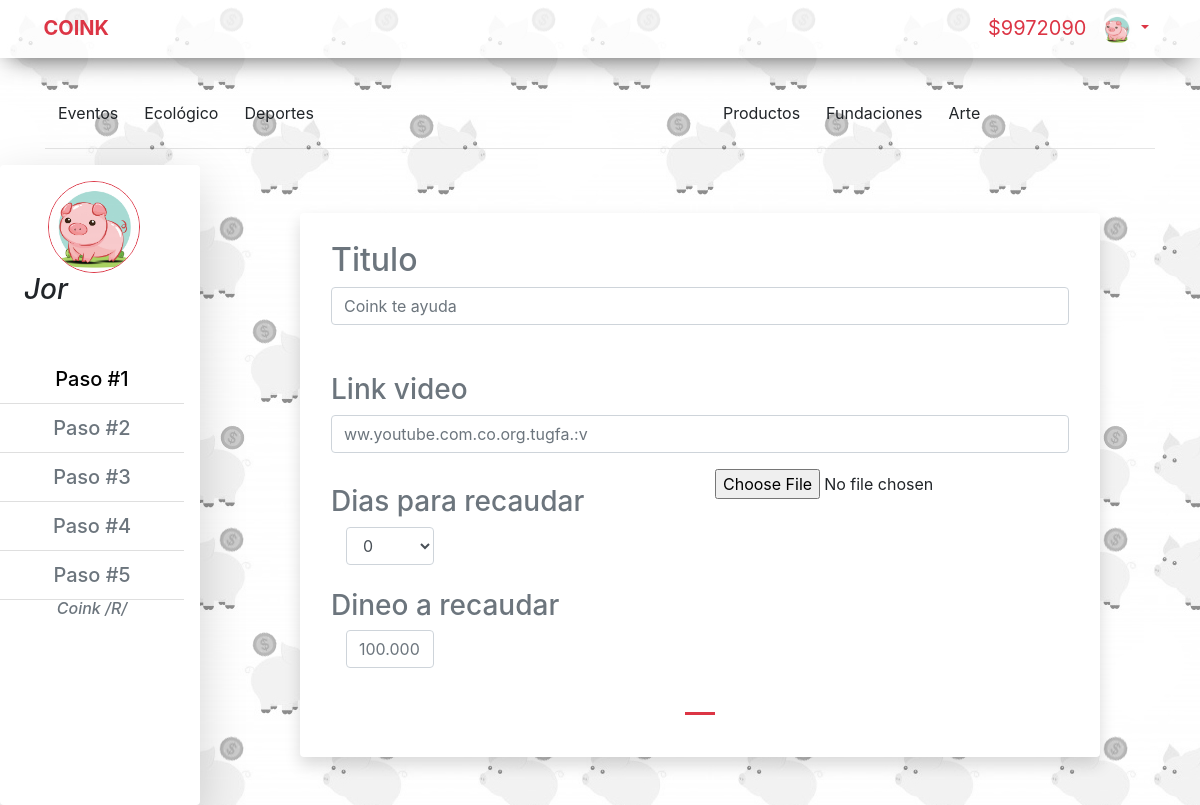
The page /sub-pro.php (signed in) on the database its author committed.
### tables this page shows
CREATE TABLE `usuarios` (
  `id` int(11) NOT NULL,
  `nombres` varchar(50) NOT NULL,
  `aprellidos` varchar(50) NOT NULL,
  `correo` varchar(50) NOT NULL,
  `contra` varchar(50) NOT NULL,
  `cargo` varchar(50) NOT NULL,
  `estado` varchar(50) NOT NULL,
  `descripcion` varchar(120) NOT NULL,
  `identificacion` int(11) NOT NULL,
  `municipio` text NOT NULL,
  `fecha` datetime NOT NULL DEFAULT current_timestamp(),
  `dirrecion` varchar(50) NOT NULL,
  `saldo` double NOT NULL,
  `foto` varchar(200) NOT NULL
);

### php/funciones.php (called while the page is built, shortened)
   <?php
function getImagen($conexion,$id){
  $query = mysqli_query($conexion,"SELECT * FROM usuarios WHERE id='$id'");
  $row = mysqli_fetch_array($query);
  $imagen = $row['foto'];
  return $imagen;
}
    ?>

### sub-pro.php (the view, shortened to what this page needs)
<?php
$link ="sub-pro.php";
include('menu.php');
if(isset($_SESSION['id'])){
  $id=$_SESSION['id'];
  $query= mysqli_query($conexion,"SELECT * FROM usuarios WHERE id='$id' AND identificacion>0");
  $row = mysqli_fetch_array($query);
  $nombre = $row['nombres'];
    ?>
<div class="container-fluid pigg">
<div class="row">
    <div class="col-2  shadow-lg pt-3 pl-0 pr-3  bg-white rounded">
                <?php
                $imagen = getImagen($conexion,$id);
                if($imagen == ""){
                  ?>
                  <img type ="file" src="img/ava.png " class="img-fluid rounded-circle ml-5 border border-danger w-50 h-20 " alt="Responsive image">
                  <?php
                }else{
                  ?>
                <img src="<?php echo $imagen ?>" class="img-fluid rounded-circle ml-5 border border-danger w-50 h-20 " alt="Responsive image">
                  <?php
                }
              ?>
               <p class="h3 font-italic ml-4"><?php echo $nombre; ?></p>
            <form action="<?php $_SERVER['PHP_SELF']?>" method="post" enctype="multipart/form-data">
            <ul class="list-group list-group-flush mt-5 pr-0">
                    <button id="p1" data-target="#carouselExampleIndicators " data-slide-to="0" class="list-group-item h5">Paso #1</button>
                    <button id="p2" disabled data-target="#carouselExampleIndicators" data-slide-to="1"  class="list-group-item h5">Paso #2</button>
                    <button  id="p3" disabled data-target="#carouselExampleIndicators" data-slide-to="2" class="list-group-item h5">Paso #3</button>
                    <button id="p4" disabled data-target="#carouselExampleIndicators" data-slide-to="3"class="list-group-item h5">Paso #4</button>
                    <button id="p5" disabled data-target="#carouselExampleIndicators" data-slide-to="4"class="list-group-item h5">Paso #5</button>
            </ul>
                <p class="h6 text-center font-italic text-muted">Coink /R/</p>
      </div>
      <div class="col-1"></div>
      <div class="col-8 mt-5 shadow bg-white p-3 mb-5  rounded" >
                    <div id="carouselExampleIndicators" class="carousel slide " data-ride="carousel" data-interval="1000000000">
                            <ol class="carousel-indicators">
                              <li data-target="#carouselExampleIndicators " data-slide-to="0" class="active bg-danger mt-5 more-top"></li>
                            </ol>
                            <div class="carousel-inner">
                              <div class="carousel-item active">
                                  <div class="formu_1" onkeyup="pasoUno()">
                                  <div class="container">
                                    <div class="row">
                                      <div class="col-12">
                                         <p class="h2 text-muted">Titulo</p>
                                      <input name="nombre"id="titulo" type="text" class="form-control mb-5" placeholder="Coink te ayuda" id="" >
                                      <p class="h3 text-muted">Link video</p>
                                      <input name="link" id="link"type="text" class="form-control " placeholder="ww.youtube.com.co.org.tugfa.:v" id="" >
                                      </div>
                                    </div>
                                       <div class="row mt-3">
                                         <div class="col-6">
                                         <p class="h3 text-muted mt-3">Dias para recaudar</p>
        <div class="form-group col-md-4 ">
          <select id="dias" class="form-control" name="dias">
             <option noselect>0</option>
           </select>
        </div>
        <p class="h3 text-muted mt-4">Dineo a recaudar</p>
                                    <div class="form-group col-md-4">
                                      <input name="dinero"id="dinero" onkeypress="return soloNumeros(event)" type="text" class=" form-control"placeholder="100.000">
                                    </div>
                                         </div>
                                         <div class="col-6">
                                           <label id="largeFile" for="file" >
                                          <input type="file"class="mb-3" id="file" name="fotoUno"/>
                                      </label>
                                      </div>
                                       </div>
                                   </div>
                                  </div>
                              </div>
   </div>
  </div>
     </div>
      </div>
    </div>
<?php
}else{
 echo "<script>window.location='index.php'</script>";
}
?>

### menu.php (shortened to what this page needs)
<?php
include('php/funciones.php');
?>
<!doctype html>
<html lang="en">
<head>
  <link rel="stylesheet" href="https://use.fontawesome.com/releases/v5.9.0/css/all.css"integrity="sha384-i1LQnF23gykqWXg6jxC2ZbCbUMxyw5gLZY6UiUS98LYV5unm8GWmfkIS6jqJfb4E">
  <link rel="stylesheet" href="https://stackpath.bootstrapcdn.com/bootstrap/4.3.1/css/bootstrap.min.css">
  <link rel="stylesheet" href="css/est.css">
  <link rel="stylesheet" href="css/estilo_perfil.css">
  <link rel="stylesheet" href="css/estilo_subida.css">
  <link rel="stylesheet" href="css/estilo_vista.css">
  <link rel="stylesheet" href="css/estilo_carta.css">
  <link rel="stylesheet" href="bcss/bootstrap.min.css">
</head>
<body style="user-select:none; ">
<form action="<?php $_SERVER['PHP_SELF']?>" method="post">
  <div class="con container-fluid py-2">
  <div class="row ">
    <div class="col-12 ">
      <span class="navbar-toggler-icon"></span>
    <a class="navbar-brand text-danger font-weight-bold" href="index.php"><i class="fas fa-piggy-bank text-danger"></i>COINK</a>
  <?php
if(isset($_SESSION['id'])){
  $id = $_SESSION['id'];
$query = mysqli_query($conexion,"SELECT * FROM usuarios WHERE id='$id'");
$row = mysqli_fetch_array($query);
$saldo = $row['saldo'];
  ?>
   <div class="btn-group mr-4 float-right">
   <p class="subir text-danger" style="font-size:20px; margin:5px;"><span class=" " ><?php  echo "$".$saldo ?></span> </p>
  <button type="button" class="btn btn-outline-danger dropdown-toggle border-0 " data-toggle="dropdown" aria-haspopup="true" aria-expanded="false">
  <?php
    $imagen = getImagen($conexion,$id);
    if($imagen == ""){
      ?>
      <img type ="file" src="img/ava.png " class="img-fluid rounded-circle img_button" alt="Responsive image">
      <?php
    }else{
      ?>
      <img type ="file" src="<?php echo $imagen?>" class="img-fluid rounded-circle img_button" alt="Responsive image">
      <?php
    }
 ?>
  </button>
</div>
    </div>
  </div>
</div>
  <?php
  }
?>
  <br>
  <div class="container">
    <div class="row" >
      <div class="col-sm-4 col-lg-4">
      <?php
      echo "<a href='categoria.php?cate=eventos&color=violet' style=''class='btn6 btn btnn'><i class='fas fa-glass-cheers'></i> Eventos</a>";
      echo "<a href='categoria.php?cate=ecologia&color=yellowgreen' class='btn3 btn'><i class='fas fa-leaf'> </i> Ecológico</a>";
      echo "<a href='categoria.php?cate=deportes&color=red' class='btn4 btn'> <i class='fas fa-running' ></i> Deportes</a>";
      ?>
      </div>
      <?php
      if($link == "sub-pro.php"){
        ?>
        <div class="col-sm-4 col-lg-3 buscador">
        </div>
      <?php
      }
      ?>
      <div class="col-sm-4 col-lg-5" >
      <?php
       echo "<a class='btn2 btn' href='categoria.php?cate=arte&color=blue'> <i class='fas fa-paint-brush'> </i> Arte</a>";
       echo "<a href='categoria.php?cate=productos&color=gold' class='btn5 btn btnn'> <i class='fas fa-box-open'> </i> Productos</a>";
       echo "<a href='categoria.php?cate=fundaciones&color=orangered' class='btn7 btn btnn'><i class='fas fa-home'> </i> Fundaciones</a>";
      ?>
      </div>
      <div class="col-12">
        <hr >
      </div>
    </div>
  </div>
  </form>

### css/est.css (style rules this page uses)
.container { margin-top: 12px ; }
.con { margin-top: 0px; background: rgba(255,255,255,0.75); -webkit-box-shadow: -2px 9px 27px -11px rgba(0,0,0,0.75); -moz-box-shadow: -2px 9px 27px -11px rgba(0,0,0,0.75); box-shadow: -2px 9px 27px -11px rgba(0,0,0,0.75); }
a:link { text-decoration: none; }
.btnn { float: left; }
:root { --bg: #fff; --color: #ED3B58; --font: Montserrat, Roboto, Helvetica, Arial, sans-serif; }
.buscador { border-color:rgba(255, 25, 0, 0.8); }

### css/estilo_perfil.css (style rules this page uses)
body { background-image: url(/img/fondo3.jpg); background-attachment: fixed; }

### css/estilo_subida.css (style rules this page uses)
* { margin: 0px; padding: 0px; }
.formu_1 { height: 500px; }
.img_button { height: 30px; width: 30px; }

### css/estilo_vista.css (style rules this page uses)
.pigg { background-image: url(../img/fondo3.jpg); background-attachment: fixed; }
.btn { outline-offset: 0px; }

### css/estilo_carta.css (style rules this page uses)
a { text-decoration: none; }
button { background-color: white; border: none; outline: none; outline-color: white; }

### rows shown on the page
usuarios: saldo "9972090", foto (picture), nombres "Jor"
